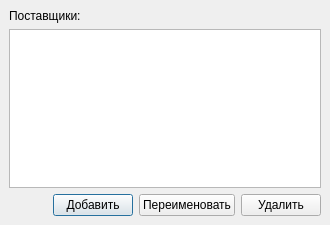
<ui version="4.0" >
 <author></author>
 <comment></comment>
 <exportmacro></exportmacro>
 <class>Postavshiki</class>
 <widget class="QDialog" name="Postavshiki" >
  <property name="geometry" >
   <rect>
    <x>0</x>
    <y>0</y>
    <width>330</width>
    <height>225</height>
   </rect>
  </property>
  <property name="windowTitle" >
   <string>Dialog</string>
  </property>
  <layout class="QVBoxLayout" >
   <property name="margin" >
    <number>9</number>
   </property>
   <property name="spacing" >
    <number>6</number>
   </property>
   <item>
    <widget class="QLabel" name="label" >
     <property name="text" >
      <string>Поставщики:</string>
     </property>
    </widget>
   </item>
   <item>
    <widget class="QListWidget" name="lw" />
   </item>
   <item>
    <layout class="QHBoxLayout" >
     <property name="margin" >
      <number>0</number>
     </property>
     <property name="spacing" >
      <number>6</number>
     </property>
     <item>
      <spacer>
       <property name="orientation" >
        <enum>Qt::Horizontal</enum>
       </property>
       <property name="sizeHint" >
        <size>
         <width>40</width>
         <height>20</height>
        </size>
       </property>
      </spacer>
     </item>
     <item>
      <widget class="QPushButton" name="pb1" >
       <property name="text" >
        <string>Добавить</string>
       </property>
      </widget>
     </item>
     <item>
      <widget class="QPushButton" name="pb2" >
       <property name="text" >
        <string>Переименовать</string>
       </property>
      </widget>
     </item>
     <item>
      <widget class="QPushButton" name="pb3" >
       <property name="text" >
        <string>Удалить</string>
       </property>
      </widget>
     </item>
    </layout>
   </item>
  </layout>
 </widget>
 <pixmapfunction></pixmapfunction>
 <resources/>
 <connections/>
</ui>
